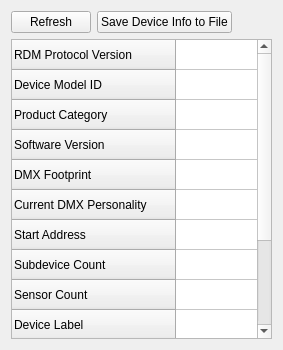
               <widget class="QWidget" name="tab">
                <attribute name="title">
                 <string>Device Basics</string>
                </attribute>
                <layout class="QVBoxLayout" name="verticalLayout_8">
                 <item>
                  <layout class="QHBoxLayout" name="horizontalLayout_4">
                   <item>
                    <widget class="QPushButton" name="btnRefresh">
                     <property name="text">
                      <string>Refresh</string>
                     </property>
                    </widget>
                   </item>
                   <item>
                    <widget class="QPushButton" name="btnSaveInfo">
                     <property name="text">
                      <string>Save Device Info to File</string>
                     </property>
                    </widget>
                   </item>
                   <item>
                    <spacer name="horizontalSpacer">
                     <property name="orientation">
                      <enum>Qt::Horizontal</enum>
                     </property>
                     <property name="sizeHint" stdset="0">
                      <size>
                       <width>40</width>
                       <height>20</height>
                      </size>
                     </property>
                    </spacer>
                   </item>
                  </layout>
                 </item>
                 <item>
                  <widget class="QTableWidget" name="twDeviceBasics">
                   <property name="sizePolicy">
                    <sizepolicy hsizetype="Expanding" vsizetype="Expanding">
                     <horstretch>4</horstretch>
                     <verstretch>0</verstretch>
                    </sizepolicy>
                   </property>
                   <property name="minimumSize">
                    <size>
                     <width>0</width>
                     <height>300</height>
                    </size>
                   </property>
                   <attribute name="horizontalHeaderVisible">
                    <bool>false</bool>
                   </attribute>
                   <attribute name="horizontalHeaderStretchLastSection">
                    <bool>true</bool>
                   </attribute>
                   <attribute name="verticalHeaderStretchLastSection">
                    <bool>false</bool>
                   </attribute>
                   <row>
                    <property name="text">
                     <string>RDM Protocol Version</string>
                    </property>
                   </row>
                   <row>
                    <property name="text">
                     <string>Device Model ID</string>
                    </property>
                   </row>
                   <row>
                    <property name="text">
                     <string>Product Category</string>
                    </property>
                   </row>
                   <row>
                    <property name="text">
                     <string>Software Version</string>
                    </property>
                   </row>
                   <row>
                    <property name="text">
                     <string>DMX Footprint</string>
                    </property>
                   </row>
                   <row>
                    <property name="text">
                     <string>Current DMX Personality</string>
                    </property>
                   </row>
                   <row>
                    <property name="text">
                     <string>Start Address</string>
                    </property>
                   </row>
                   <row>
                    <property name="text">
                     <string>Subdevice Count</string>
                    </property>
                   </row>
                   <row>
                    <property name="text">
                     <string>Sensor Count</string>
                    </property>
                   </row>
                   <row>
                    <property name="text">
                     <string>Device Label</string>
                    </property>
                   </row>
                   <row>
                    <property name="text">
                     <string>Manufacturer Label</string>
                    </property>
                   </row>
                   <row>
                    <property name="text">
                     <string>Supported Parameter Count</string>
                    </property>
                   </row>
                   <row>
                    <property name="text">
                     <string>Supported Parameters</string>
                    </property>
                   </row>
                   <column>
                    <property name="text">
                     <string>New Column</string>
                    </property>
                   </column>
                  </widget>
                 </item>
                </layout>
               </widget>
